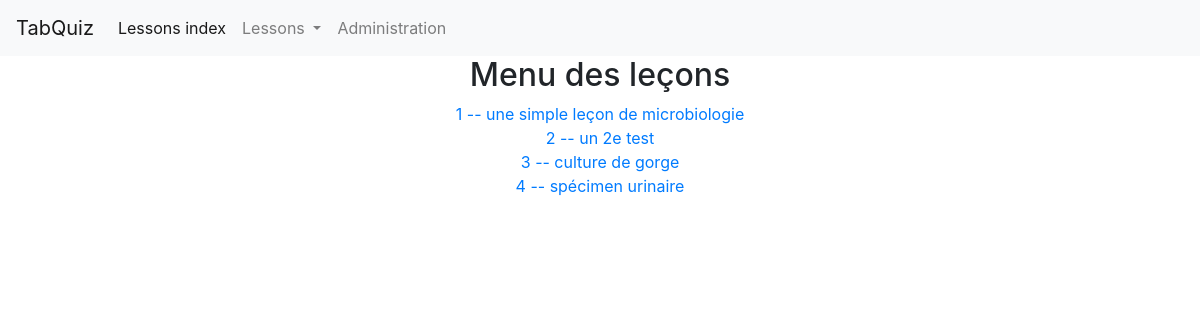
The page / on the database its author committed.
### tabquiz/models.py (models this page shows, shortened)
class Lesson(models.Model):
    lesson_id = models.IntegerField(
        primary_key=True,
        verbose_name=_('lesson id'),
    )
    description = models.CharField(max_length=200)
    class Meta:
        verbose_name = _('Lesson')
        verbose_name_plural = _('Lessons')

### tabquiz/views.py (the view)
# urls.py: path('', LessonIndexView.as_view(), name='index'),
class LessonIndexView(ListView):
    model = Lesson
    template_name = 'tabquiz/index.html'
    context_object_name = 'lesson_list'

### tabquiz/templates/tabquiz/index.html
{% extends 'tabquiz/base.html' %}
{% block content %}
<main class="text-center">
  <h2>Menu des leçons</h2>
  <ul class="list-group">
    {% for lesson in lesson_list %}
      <li><a href={% url 'tabquiz:lesson' lesson.lesson_id %}>
        {{lesson.lesson_id}} -- {{lesson.description}}
      </a></li>
    {% endfor %}
  </ul>
</main>
{% endblock %}

### rows shown on the page
Lesson: lesson_id "1", description "une simple leçon de microbiologie"
Lesson: lesson_id "2", description "un 2e test"
Lesson: lesson_id "3", description "culture de gorge"
Lesson: lesson_id "4", description "spécimen urinaire"
